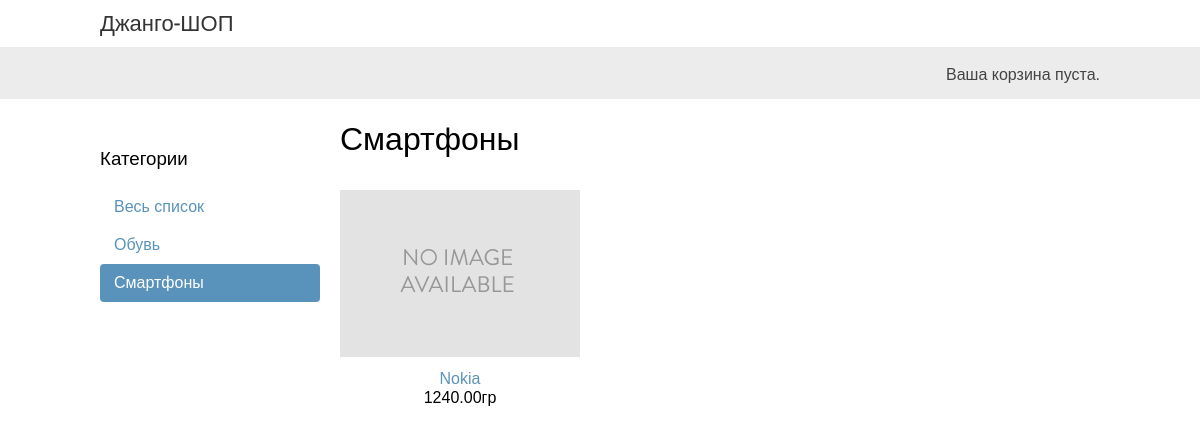
The app's page /smartfony/ with its own data.
### shop/models.py (models this page shows, shortened)
class Category(models.Model):
    name = models.CharField(max_length=200, db_index=True, verbose_name='наименование')
    slug = models.SlugField(max_length=200, db_index=True, unique=True, verbose_name='краткое наименование')
    class Meta:
        ordering = ('name',)
        verbose_name = 'Категория'
        verbose_name_plural = 'Категории'
    def get_absolute_url(self):
        return reverse('shop:product_list_by_category', args=[self.slug])

class Product(models.Model):
    category = models.ForeignKey(Category, related_name='products')
    name = models.CharField(max_length=200, db_index=True)
    slug = models.SlugField(max_length=200, db_index=True)
    image = models.ImageField(upload_to='products/%Y/%m/%d', blank=True)
    description = models.TextField(blank=True)
    price = models.DecimalField(max_digits=10, decimal_places=2)
    stock = models.PositiveIntegerField(verbose_name='акция')
    available = models.BooleanField(default=True)
    created = models.DateTimeField(auto_now_add=True)
    updated = models.DateTimeField(auto_now=True)
    class Meta:
        ordering = ('-created',)
        index_together = (('id', 'slug'),)
        verbose_name = 'Товар'
        verbose_name_plural = 'Товары'
    def get_absolute_url(self):
        return reverse('shop:product_detail', args=[self.id, self.slug])

### shop/views.py (the view)
# urls.py: url(r'^(?P<category_slug>[-\w]+)/$', views.product_list, name='product_list_by_category'),
def product_list(request, category_slug=None):
    category = None
    categories = Category.objects.all()
    products = Product.objects.filter(available=True)
    if category_slug:
        category = get_object_or_404(Category, slug=category_slug)
        products = products.filter(category=category)
    return render(request, 'shop/product/list.html', {'category': category,
                                                      'categories': categories,
                                                      'products': products})

### cart/cart.py (called while the page is built)
    def __len__(self):
        return sum(item['quantity'] for item in self.cart.values())

### cart/context_processors.py (called while the page is built)
def cart(request):
    return {'cart': Cart(request) }

### shop/templates/shop/product/list.html (shortened to what this page needs)
{% extends "shop/base.html" %}
{% load static %}
{% block content %}
    <div id="sidebar">
        <h3>Категории</h3>
        <ul>
            <li {% if not category %}class="selected"{% endif %}>
                <a href="{% url "shop:product_list" %}">Весь список</a>
            </li>
        {% for c in categories %}
            <li {% if category.slug == c.slug %}class="selected"{% endif %}>
                <a href="{{ c.get_absolute_url }}">{{ c.name }}</a>
            </li>
        {% endfor %}
        </ul>
    </div>
    <div id="main" class="product-list">
        <h1>{% if category %}{{ category.name }}{% else %}Товары{% endif %}</h1>
        {% for product in products %}
            <div class="item">
                <a href="{{ product.get_absolute_url }}">
                    <img src="{% if product.image %}{{ product.image.url }}{% else %}{% static "img/no_image.png" %}{% endif %}">
                </a>
                <a href="{{ product.get_absolute_url }}">{{ product.name }}</a><br>
                {{ product.price }}гр
            </div>
        {% endfor %}
    </div>
{% endblock %}

### shop/static/css/base.css (style rules this page uses)
body { margin:0; padding:0; font-family:helvetica, sans-serif; }
h1, h2, h3, h4, h5 , h6 { font-family: 'Ubuntu', sans-serif; font-weight:normal; }
a { text-decoration:none; color:#5993bb; }
#sidebar { width:220px; padding:30px 20px 0 0; float:left; }
#sidebar ul { margin:0; padding:0; }
#sidebar ul li { margin:0; list-style:none; padding:10px 14px; }
#sidebar ul li a { display:block; }
#sidebar ul li.selected { background:#5993bb; border-radius:4px; }
#sidebar ul li.selected a { color:#fff; }
#main { float:left; width: 96%; margin-right:-220px; overflow:hidden; }
.product-list .item { width:25%; padding:10px 20px 10px 0; float:left; text-align:center; line-height:1.2; }
.product-list .item img { width:100%; margin-bottom:8px; }

### records on screen
Category: name "Обувь"
Category: name "Смартфоны"
Product: name "Nokia", price "1240.00"
